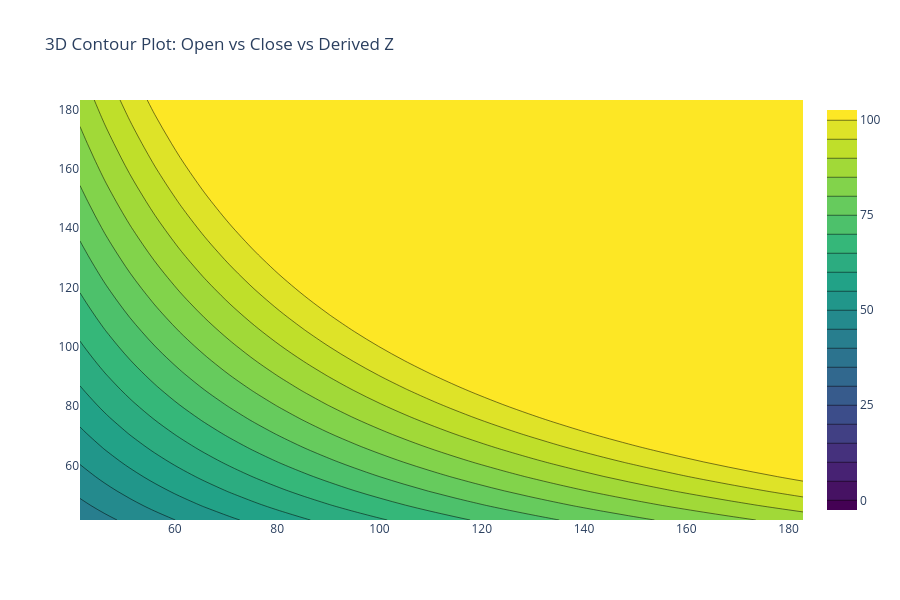

The notebook cell saved with this chart:
### Markdown cell above
3D contour plot

### Code cell
# Create a 3D contour plot
fig = go.Figure(data=[go.Contour(
    z=np.sqrt(x * y),  # Calculate a derived z-value (sample function)
    x=np.linspace(categorized_df['Open'].min(), categorized_df['Open'].max(), 30),  # x-axis values
    y=np.linspace(categorized_df['Close'].min(), categorized_df['Close'].max(), 30),  # y-axis values
    colorscale='Viridis',  # Set the color scale to 'Viridis'
    contours=dict(start=0, end=100, size=5)  # Define the contour levels
)])

fig.update_layout(
    title="3D Contour Plot: Open vs Close vs Derived Z",  # Set the plot title
    scene=dict(
        xaxis_title='Open',  # Label for the x-axis
        yaxis_title='Close',  # Label for the y-axis
        zaxis_title='Derived Z'  # Label for the z-axis
    )
)

# Update layout to change the size of the plot
fig.update_layout(
    width=900,  # Set the width of the plot
    height=600   # Set the height of the plot
)

# Display the plot
fig.show()

### Figure 1 — Plotly figure (JSON) as saved in the notebook; plotly's stock layout.template omitted (floating-point values rounded to 4 significant figures; data arrays with more than 128 entries replaced by an {"elided": "..."} marker saying what was removed)
{"data": [{"colorscale": [[0, "#440154"], [0.1111, "#482878"], [0.2222, "#3e4989"], [0.3333, "#31688e"], [0.4444, "#26828e"], [0.5556, "#1f9e89"], [0.6667, "#35b779"], [0.7778, "#6ece58"], [0.8889, "#b5de2b"], [1, "#fde725"]], "contours": {"end": 100, "size": 5, "start": 0}, "type": "contour", "x": [41.45, 46.32, 51.2, 56.07, 60.95, 65.82, 70.7, 75.57, 80.45, 85.32, 90.2, 95.07, 99.95, 104.8, 109.7, 114.6, 119.4, 124.3, 129.2, 134.1, 138.9, 143.8, 148.7, 153.6, 158.4, 163.3, 168.2, 173.1, 177.9, 182.8], "y": [41.62, 46.5, 51.39, 56.27, 61.15, 66.04, 70.92, 75.8, 80.69, 85.57, 90.45, 95.34, 100.2, 105.1, 110.0, 114.9, 119.8, 124.6, 129.5, 134.4, 139.3, 144.2, 149.1, 153.9, 158.8, 163.7, 168.6, 173.5, 178.4, 183.2], "z": {"elided": "30x30 float values"}}], "layout": {"height": 600, "scene": {"xaxis": {"title": {"text": "Open"}}, "yaxis": {"title": {"text": "Close"}}, "zaxis": {"title": {"text": "Derived Z"}}}, "title": {"text": "3D Contour Plot: Open vs Close vs Derived Z"}, "width": 900}}
